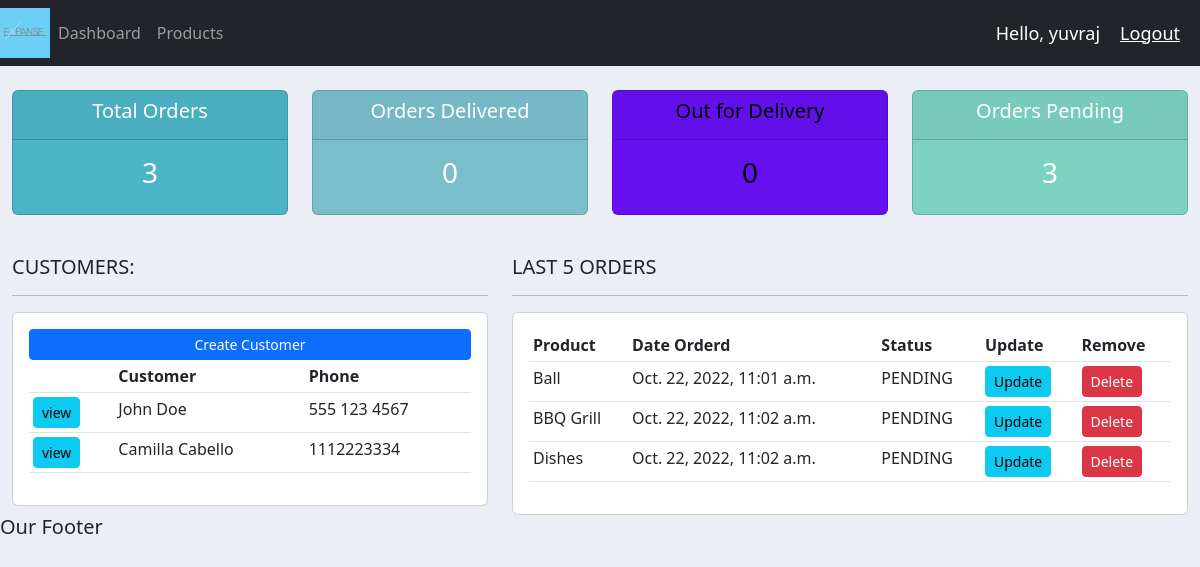
Before: / (signed in) with the older database file.
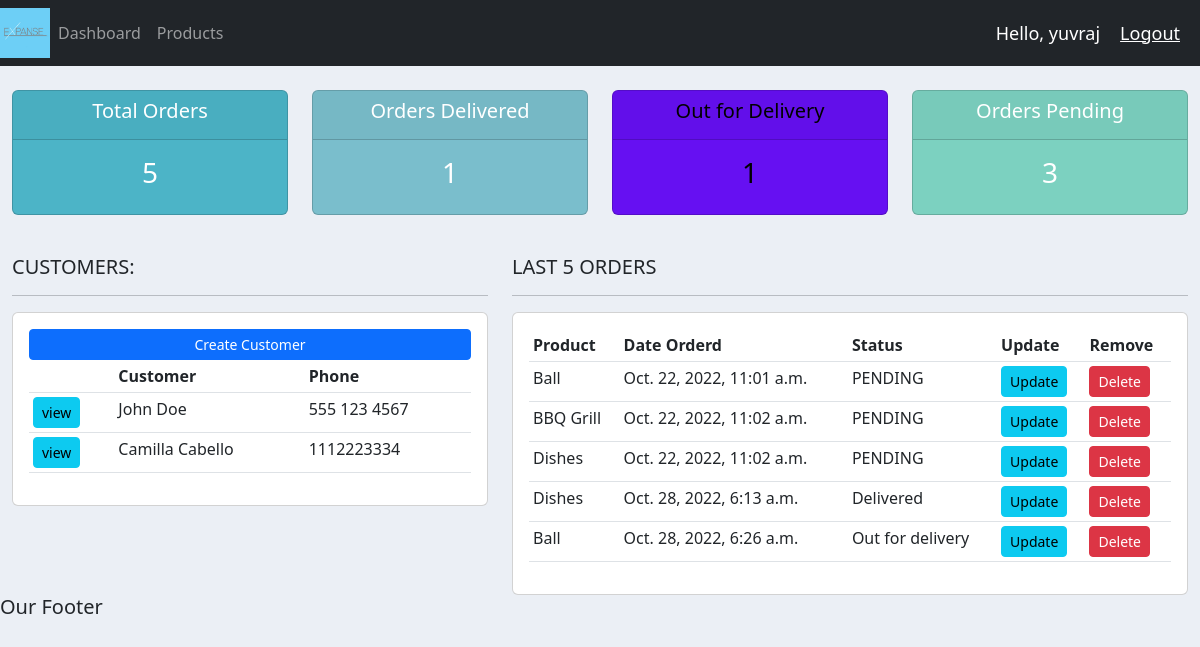
After: the same page with the newer database file.
### accounts/models.py (models this page shows, shortened)
class Customers(models.Model):
    name = models.CharField(max_length=200, null=True)
    phone = models.CharField(max_length=200, null = True)
    email = models.CharField(max_length=200, null = True)
    date_created = models.DateTimeField(auto_now_add=True, null=True)

class Order(models.Model):
    STATUS = (
        ('PENDING', 'PENDING'),
        ('Out for delivery', 'Out for delivery'),
        ('Delivered', 'Delivered'),
    )
    customer = models.ForeignKey(Customers, null= True, on_delete=models.SET_NULL)
    product = models.ForeignKey(Product, null= True, on_delete=models.SET_NULL)
    date_created = models.DateTimeField(auto_now_add=True, null=True)
    status = models.CharField(max_length=200, null=True, choices = STATUS)
    notes = models.TextField(max_length=1000, null=True)

class Product(models.Model):
    CATEGORY = (
        ('Indoor', 'Indoor'),
        ('Outdoor', 'Outdoor'),
    )
    name = models.CharField(max_length=200, null = True)
    price = models.FloatField(null=True)
    category = models.CharField(max_length=200, null = True, choices = CATEGORY)
    description = models.CharField(max_length=200, null = True, blank=True)
    date_created = models.DateTimeField(auto_now_add=True, null=True)
    tags = models.ManyToManyField(Tag)
    def __str__(self):
        return self.name

### accounts/views.py (the view)
# urls.py: path('',views.home, name="home"),
@login_required(login_url='login')
def home(request):
    orders = Order.objects.all()
    customers = Customers.objects.all()
    total_customers = customers.count()
    total_orders = orders.count()
    delivered = orders.filter(status = 'Delivered').count()
    pending = orders.filter(status = 'PENDING').count()
    ofd = orders.filter(status = 'Out for delivery').count()
    context = {'orders': orders, 'customers': customers, 'total_orders': total_orders, 'delivered': delivered, 'pending': pending, 'ofd': ofd}
    return render(request,'accounts/dashboard.html', context)

### accounts/templates/accounts/dashboard.html
{% extends 'accounts/main.html' %}
{% block content %}
{% include 'accounts/status.html' %}
<br>
<div class="row">
	<div class="col-md-5">
		<h5>CUSTOMERS:</h5>
		<hr>
		<div class="card card-body">
			<a class="btn btn-primary  btn-sm btn-block" href="">Create Customer</a>
			<table class="table table-sm">
				<tr>
					<th></th>
					<th>Customer</th>
					<th>Phone</th>
				</tr>
				{% for customer in customers%}
				<tr>
					<td><a class="btn btn-sm btn-info" href="{% url 'customer' customer.id %}">view</a></td>
					<td>{{customer.name}}</td>
					<td>{{customer.phone}}</td>
				</tr>
			{% endfor %}
			</table>
		</div>
	</div>
	<div class="col-md-7">
		<h5>LAST 5 ORDERS</h5>
		<hr>
		<div class="card card-body">
			<table class="table table-sm">
				<tr>
					<th>Product</th>
					<th>Date Orderd</th>
					<th>Status</th>
					<th>Update</th>
					<th>Remove</th>
				</tr>
				{% for order in orders %}
				<tr>
					<td>{{order.product}}</td>
					<td>{{order.date_created}}</td>
					<td>{{order.status}}</td>
					<td><a class="btn btn-sm btn-info"href="{% url 'update_order' order.id %}">Update</td>
					<td><a class="btn btn-sm btn-danger" href="{% url 'delete_order' order.id %}">Delete</td>
				</tr>
			{% endfor %}
			</table>
		</div>
	</div>
</div
{% endblock %}

### accounts/templates/accounts/main.html (shortened to what this page needs)
{% load static %}
<!DOCTYPE html>
<html lang="en">
  <head>
    <link
      href="https://cdn.jsdelivr.net/npm/bootstrap@5.2.2/dist/css/bootstrap.min.css"
      rel="stylesheet"
    />
    <link rel="stylesheet" type="text/css" href="{% static '\css\main.css' %}" />
  </head>
  <body>
    {% include 'accounts/navbar.html' %}
    <div class="container-fluid">
      {% block content %} {% endblock %}
      <br />
    </div>
    <h5>Our Footer</h5>
  </body>
</html>

### accounts/templates/accounts/navbar.html (shortened to what this page needs)
{% load static %}
<nav class="navbar navbar-expand-lg navbar-dark bg-dark">
 <img src="{% static 'imgs/expanse1.jpg' %}" width="50" height="50">
  <div class="collapse navbar-collapse" id="navbarNav">
    <ul class="navbar-nav">
      <li class="nav-item active">
        <a class="nav-link" href="{% url 'home' %}">Dashboard</a>
      </li>
      <li class="nav-item">
        <a class="nav-link" href="{% url 'products' %}">Products</a>
      </li>
    </ul>
  </div>
  <span class="hello-msg">Hello, {{request.user}}</span>
  <span><a class="hello-msg" href="{% url 'logout' %}">Logout</a></span>
</nav>

### accounts/templates/accounts/status.html
<br>
<div class="row">
	<div class="col">
		<div class="col-md">
			<div class="card text-center text-white  mb-3" id="total-orders">
			  	<div class="card-header">
			  		<h5 class="card-title">Total Orders</h5>
			  	</div>
			  	<div class="card-body">
			    	<h3 class="card-title">{{total_orders}}</h3>
			  	</div>
			</div>
		</div>
	</div>
	<div class="col">
		<div class="col-md">
			<div class="card text-center text-white  mb-3" id="orders-delivered">
			  	<div class="card-header">
			  		<h5 class="card-title">Orders Delivered</h5>
			  	</div>
			  	<div class="card-body">
			    	<h3 class="card-title">{{delivered}}</h3>
			  	</div>
			</div>
		</div>
	</div>
	<div class="col">
		<div class="col-md">
			<div class="card text-center text-black  mb-3" id="ofd">
			  	<div class="card-header">
			  		<h5 class="card-title">Out for Delivery</h5>
			  	</div>
			  	<div class="card-body">
			    	<h3 class="card-title">{{ofd}}</h3>
			  	</div>
			</div>
		</div>
	</div>
	<div class="col">
		<div class="col-md">
			<div class="card text-center text-white  mb-3" id="orders-pending">
			  	<div class="card-header">
			  		<h5 class="card-title">Orders Pending</h5>
			  	</div>
			  	<div class="card-body">
			    	<h3 class="card-title">{{pending}}</h3>
			  	</div>
			</div>
		</div>
	</div>
</div>

### static/css/main.css (style rules this page uses)
body { background-color: #ebeff5; }
#total-orders { background-color: #4cb4c7; }
#orders-delivered { background-color: #7abecc; }
#orders-pending { background-color: #7CD1C0; }
#ofd { background-color: #6610f2; }

### accounts/templates/accounts/navbar.html (style rules this page uses)
.hello-msg { font-size: 18px; color: #fff; margin-right: 20px; }

Changed rows visible on the page:
added Order: product "Dishes", date_created "Oct. 28, 2022, 6:13 a.m.", status "Delivered"
added Order: product "Ball", date_created "Oct. 28, 2022, 6:26 a.m.", status "Out for delivery"
Other visible differences:
{{ total_orders }}: "3" → "5"
{{ delivered }}: "0" → "1"
{{ ofd }}: "0" → "1"
